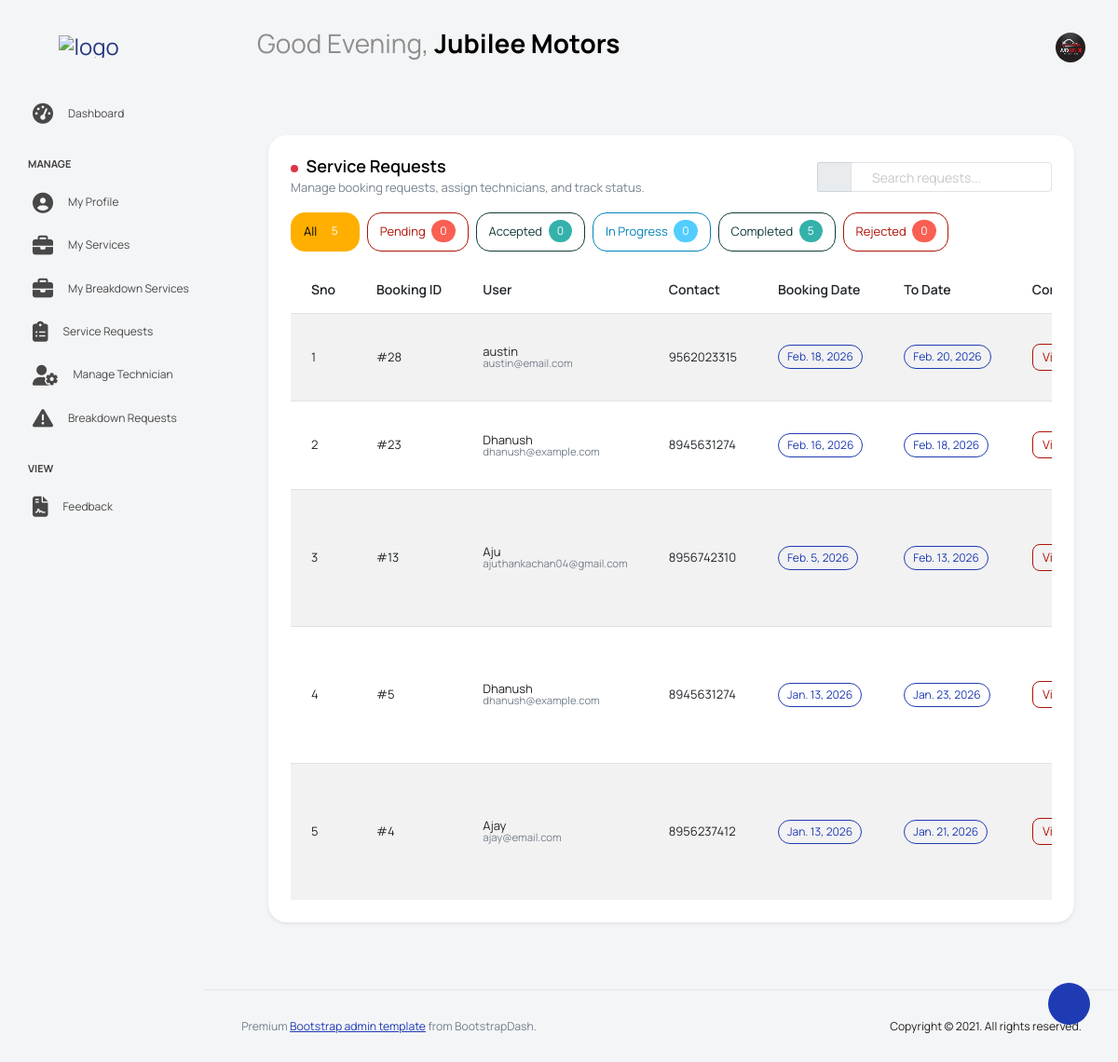
Page /ServiceCenter/service_request/ (signed in) on the committed database.
### Guest/models.py (models this page shows)
class tbl_servicecenter(models.Model):
    servicecenter_name=models.CharField(max_length=50)
    servicecenter_email=models.CharField(max_length=50)
    servicecenter_contact=models.CharField(max_length=50)
    servicecenter_address=models.CharField(max_length=50)
    servicecenter_logo=models.FileField(upload_to='Assets/ServicecenterDocs/')
    servicecenter_license=models.FileField(upload_to='Assets/ServicecenterDocs/')
    servicecenter_password=models.CharField(max_length=50)
    servicecenter_status=models.IntegerField(default=0)
    servicecenter_regdate=models.DateField(auto_now_add=True)
    place=models.ForeignKey(tbl_place,on_delete=models.CASCADE)

class tbl_user(models.Model):
    user_name=models.CharField(max_length=50)
    user_gender=models.CharField(max_length=50)
    contact_number=models.CharField(max_length=50)
    user_email=models.CharField(max_length=50)
    password=models.CharField(max_length=50)
    place=models.ForeignKey(tbl_place,on_delete=models.CASCADE)
    address=models.CharField(max_length=50)
    image=models.FileField(upload_to='Assets/UserDocs/')
    user_status=models.IntegerField(default=0)

### User/models.py (models this page shows)
class tbl_booking(models.Model):
    booking_date=models.DateField(auto_now_add=True)
    booking_todate=models.DateField()
    booking_status=models.IntegerField(default=0)
    booking_complaints=models.CharField(max_length=50)
    user=models.ForeignKey(tbl_user,on_delete=models.CASCADE)
    servicecenter=models.ForeignKey(tbl_servicecenter,on_delete=models.CASCADE)
    vehicle=models.ForeignKey(tbl_vehicle,on_delete=models.CASCADE)
    technician=models.ForeignKey(tbl_technician,on_delete=models.CASCADE,null=True)

### ServiceCenter/views.py (the view)
# urls.py: path('service_request/',views.service_requests,name="service_request"),
def service_requests(request):
    if 'cid' not in request.session:
      return redirect("Guest:Login")
    else:
        servicecenter=tbl_servicecenter.objects.get(id=request.session['cid'])
        bookingdata=tbl_booking.objects.filter(servicecenter_id=request.session['cid']).order_by('-id')
        for booking in bookingdata:
            booking.services=tbl_booking_services.objects.filter(booking=booking)
        return render(request,"ServiceCenter/ServiceRequest.html",{'data':bookingdata,'Data': servicecenter})

### ServiceCenter/templates/ServiceCenter/ServiceRequest.html (shortened to what this page needs)
{% extends 'ServiceCenter/Head_service.html' %}
{% block content %}
<div class="container-xxl py-4">
  <div class="row">
    <div class="col-lg-12 grid-margin stretch-card">
      <div class="card shadow-sm">
        <div class="card-body">
          <div class="d-flex flex-wrap justify-content-between align-items-center gap-2 mb-3">
            <div>
              <h4 class="card-title mb-1">
              <span class="blink-dot"></span> Service Requests</h4>
              <p class="card-description mb-0">Manage booking requests, assign technicians, and track status.</p>
            </div>
            <div class="d-flex gap-2">
              <div class="input-group">
                <span class="input-group-text">
                  <i class="mdi mdi-magnify"></i>
                </span>
                <input id="tableSearch" type="text" class="form-control" placeholder="Search requests...">
              </div>
            </div>
          </div>
<div class="d-flex flex-wrap gap-2 mb-3" id="statusFilters">
  <button class="btn btn-sm btn-outline-warning active" data-status="all">
    All <span class="badge bg-warning ms-1" id="cnt-all">0</span>
  </button>
  <button class="btn btn-sm btn-outline-danger" data-status="0">
     Pending
    <span class="badge bg-danger ms-1" id="cnt-pending">0</span>
  </button>
  <button class="btn btn-sm btn-outline-success" data-status="1">
    Accepted <span class="badge bg-success ms-1" id="cnt-accepted">0</span>
  </button>
  <button class="btn btn-sm btn-outline-info" data-status="inprogress">
    In Progress <span class="badge bg-info ms-1" id="cnt-inprogress">0</span>
  </button>
  <button class="btn btn-sm btn-outline-success" data-status="completed">
    Completed <span class="badge bg-success ms-1" id="cnt-completed">0</span>
  </button>
  <button class="btn btn-sm btn-outline-danger" data-status="2">
    Rejected <span class="badge bg-danger ms-1" id="cnt-rejected">0</span>
  </button>
</div>
          <form method="post">
            <div class="table-responsive">
              <table class="table table-striped align-middle" id="requestsTable">
                <thead>
                  <tr>
                    <th style="width:70px;">Sno</th>
                    <th style="width:220px;">Booking ID</th>
                    <th>User</th>
                    <th>Contact</th>
                    <th>Booking Date</th>
                    <th>To Date</th>
                    <th>Complaint</th>
                  </tr>
                </thead>
                <tbody>
                  {% for i in data %}
                  <tr data-status="{{ i.booking_status }}">
                    <td class="fw-semibold">{{ forloop.counter }}</td>
                    <td class="fw-semibold">#{{ i.id }}</td>
                    <td>
                      <div class="d-flex flex-column">
                        <span class="fw-semibold">{{ i.user.user_name }}</span>
                        <small class="text-muted">{{ i.user.user_email }}</small>
                      </div>
                    </td>
                    <td>
                      <span class="fw-semibold">{{ i.user.contact_number }}</span>
                    </td>
                    <td>
                      <span class="badge badge-outline-primary">{{ i.booking_date }}</span>
                    </td>
                    <td>
                      <span class="badge badge-outline-primary">{{ i.booking_todate }}</span>
                    </td>
                    <td style="max-width: 240px;">
                          {% if i.booking_complaints %}
                            <button
                              type="button"
                              class="btn btn-sm btn-outline-danger"
                              data-bs-toggle="modal"
                              data-bs-target="#complaintModal"
                              data-complaint="{{ i.booking_complaints|escapejs }}"
                              data-user="{{ i.user.user_name }}"
                              data-booking="#{{ i.id }}"
                            >
                              View
                            </button>
                          {% else %}
                            <span class="text-muted">—</span>
                          {% endif %}
                      </td>
                  </tr>
                  {% empty %}
                  <tr>
                    <td colspan="9" class="text-center py-4 text-muted">
                      No service requests found.
                    </td>
                  </tr>
                  {% endfor %}
                </tbody>
              </table>
            </div>
          </form>
        </div>
      </div>
    </div>
  </div>
</div>
{% endblock content %}

### ServiceCenter/templates/ServiceCenter/Head_service.html (shortened to what this page needs)
{% load static %}
<!DOCTYPE html>
<html lang="en">
<head>
  <link rel="stylesheet" href="{% static 'ServiceCenter/vendors/feather/feather.css' %}">
  <link rel="stylesheet" href="{% static 'ServiceCenter/vendors/mdi/css/materialdesignicons.min.css' %}">
  <link rel="stylesheet" href="{% static 'ServiceCenter/vendors/ti-icons/css/themify-icons.css' %}">
  <link rel="stylesheet" href="{% static 'ServiceCenter/vendors/typicons/typicons.css' %}">
  <link rel="stylesheet" href="{% static 'ServiceCenter/vendors/simple-line-icons/css/simple-line-icons.css' %}">
  <link rel="stylesheet" href="{% static 'ServiceCenter/vendors/css/vendor.bundle.base.css' %}">
  <link rel="stylesheet" href="{% static 'ServiceCenter/vendors/datatables.net-bs4/dataTables.bootstrap4.css' %}">
  <link rel="stylesheet" href="{% static 'ServiceCenter/js/select.dataTables.min.css' %}">
  <link rel="stylesheet" href="{% static 'ServiceCenter/css/vertical-layout-light/style.css' %}">
  <link rel="stylesheet" href="https://cdnjs.cloudflare.com/ajax/libs/font-awesome/6.5.0/css/all.min.css">
</head>
<body>
<div class="container-scroller">
  <nav class="navbar default-layout col-lg-12 col-12 p-0 fixed-top d-flex align-items-top flex-row">
    <div class="text-center navbar-brand-wrapper d-flex align-items-center justify-content-start">
      <div class="me-3">
        <button class="navbar-toggler navbar-toggler align-self-center" type="button" data-bs-toggle="minimize">
          <span class="icon-menu"></span>
        </button>
      </div>
      <div>
        <a class="navbar-brand brand-logo" href="{% url 'ServiceCenter:HomePage' %}">
          <img src="{% static 'ServiceCenter/images/GarageLive_logo.png' %}" alt="logo">
        </a>
      </div>
    </div>
    <div class="navbar-menu-wrapper d-flex align-items-top">
      <ul class="navbar-nav">
        <li class="nav-item font-weight-semibold ms-0">
          <h1 class="welcome-text">
            <span id="greeting"></span>,
            <span class="text-black fw-bold">{{ Data.servicecenter_name }}</span>
          </h1>
        </li>
      </ul>
      <ul class="navbar-nav ms-auto">
        <li class="nav-item dropdown user-dropdown">
          <a class="nav-link" id="UserDropdown" href="#" data-bs-toggle="dropdown" aria-expanded="false">
            <img class="img-xs rounded-circle" src="{{ Data.servicecenter_logo.url }}" alt="Profile image">
          </a>
        </li>
      </ul>
    </div>
  </nav>
  <div class="container-fluid page-body-wrapper">
    <div class="theme-setting-wrapper">
      <div id="settings-trigger"><i class="ti-settings"></i></div>
    </div>
    <nav class="sidebar sidebar-offcanvas" id="sidebar">
      <ul class="nav">
        <li class="nav-item">
          <a class="nav-link" href="{% url 'ServiceCenter:HomePage' %}">
            <i class="menu-icon fa-solid fa-tachometer-alt"></i>
            <span class="menu-title">Dashboard</span>
          </a>
        </li>
        <li class="nav-item nav-category">Manage</li>
        <li class="nav-item">
          <a class="nav-link" href="{% url 'ServiceCenter:profile' %}">
            <i class="menu-icon fa-solid fa-user-circle"></i>
            <span class="menu-title">My Profile</span>
          </a>
        </li>
        <li class="nav-item">
          <a class="nav-link" href="{% url 'ServiceCenter:myservices' %}">
            <i class="menu-icon fa-solid fa-briefcase"></i>
            <span class="menu-title">My Services</span>
          </a>
        </li>
         <li class="nav-item">
            <a class="nav-link" href="{% url 'ServiceCenter:my_breakdown_services' %}">
              <i class="menu-icon fa-solid fa-briefcase"></i>
              <span class="menu-title">My Breakdown Services</span>
            </a>
          </li>
        <li class="nav-item">
          <a class="nav-link" href="{% url 'ServiceCenter:service_request' %}">
            <i class="menu-icon fa-solid fa-clipboard-list"></i>
            <span class="menu-title">Service Requests</span>
          </a>
        </li>
        <li class="nav-item">
          <a class="nav-link" href="{% url 'ServiceCenter:technician' %}">
            <i class="menu-icon fa-solid fa-user-cog"></i>
            <span class="menu-title">Manage Technician</span>
          </a>
        </li>
          <li class="nav-item">
            <a class="nav-link" href="{% url 'ServiceCenter:breakdownrequest' %}">
              <i class="menu-icon fa-solid - fa-triangle-exclamation"></i>
              <span class="menu-title">Breakdown Requests</span>
            </a>
          </li>
        <li class="nav-item nav-category">View</li>
          <li class="nav-item">
            <a class="nav-link" href="{% url 'ServiceCenter:view_feedback' %}">
              <i class="menu-icon fa-solid fa-file-contract"></i>
              <span class="menu-title">Feedback</span>
            </a>
          </li>
      </ul>
    </nav>
    <div class="main-panel">
      <div class="content-wrapper">
        {% block content %}
        {% endblock content %}
      </div>
      <footer class="footer">
        <div class="d-sm-flex justify-content-center justify-content-sm-between">
          <span class="text-muted text-center text-sm-left d-block d-sm-inline-block">
            Premium <a href="https://www.bootstrapdash.com/" target="_blank">Bootstrap admin template</a> from BootstrapDash.
          </span>
          <span class="float-none float-sm-right d-block mt-1 mt-sm-0 text-center">
            Copyright © 2021. All rights reserved.
          </span>
        </div>
      </footer>
    </div>
  </div>
</div>
</body>
</html>

### ServiceCenter/templates/ServiceCenter/Head_service.html (style rules this page uses)
.table .btn.btn-sm { border-width: 1px; border-radius: 8px; padding: 0.35rem 0.65rem; line-height: 1.2; }

### ServiceCenter/templates/ServiceCenter/ServiceRequest.html (style rules this page uses)
.blink-dot { width: 8px; height: 8px; border-radius: 50%; display: inline-block; margin-right: 5px; background-color: #dc3545; animation: blink 1.3s infinite; }

### rows in the picture
tbl_servicecenter: servicecenter_name "Jubilee Motors", servicecenter_logo (picture)
tbl_booking: id "28", user.user_name "austin", user.user_email "austin@email.com", user.contact_number "9562023315", booking_date "Feb. 18, 2026", booking_todate "Feb. 20, 2026"
tbl_booking: id "23", user.user_name "Dhanush", user.user_email "dhanush@example.com", user.contact_number "8945631274", booking_date "Feb. 16, 2026", booking_todate "Feb. 18, 2026"
tbl_booking: id "13", user.user_name "Aju", user.user_email "ajuthankachan04@gmail.com", user.contact_number "8956742310", booking_date "Feb. 5, 2026", booking_todate "Feb. 13, 2026"
tbl_booking: id "5", user.user_name "Dhanush", user.user_email "dhanush@example.com", user.contact_number "8945631274", booking_date "Jan. 13, 2026", booking_todate "Jan. 23, 2026"
tbl_booking: id "4", user.user_name "Ajay", user.user_email "ajay@email.com", user.contact_number "8956237412", booking_date "Jan. 13, 2026", booking_todate "Jan. 21, 2026"
